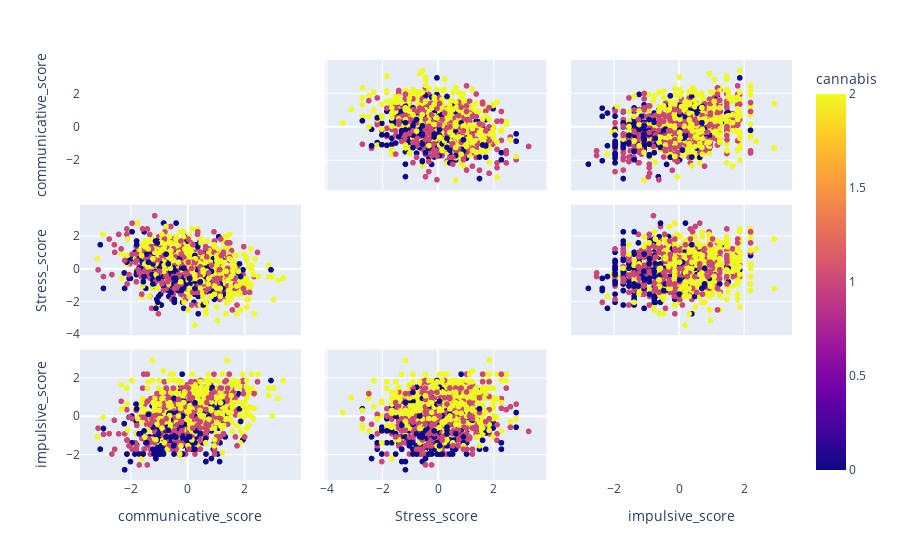

Here is the notebook cell this chart was saved with:
### Markdown cell above
# A VOIR Si je garde

### Code cell
features = ['communicative_score','Stress_score','impulsive_score']
X_train['cannabis'] = Y_train['cannabis']

fig = px.scatter_matrix(
    X_train,
    dimensions= features,
    color = 'cannabis'
)
fig.update_traces(diagonal_visible=False)
fig.show()

### Figure 1 — Plotly figure (JSON) as saved in the notebook; plotly's stock layout.template omitted (floating-point values rounded to 4 significant figures; data arrays with more than 128 entries replaced by an {"elided": "..."} marker saying what was removed)
{"data": [{"diagonal": {"visible": false}, "dimensions": [{"axis": {"matches": true}, "label": "communicative_score", "values": {"elided": "1308 float values"}}, {"axis": {"matches": true}, "label": "Stress_score", "values": {"elided": "1308 float values"}}, {"axis": {"matches": true}, "label": "impulsive_score", "values": {"elided": "1308 float values"}}], "hovertemplate": "%{xaxis.title.text}=%{x}<br>%{yaxis.title.text}=%{y}<br>cannabis=%{marker.color}<extra></extra>", "legendgroup": "", "marker": {"color": {"elided": "1308 int values"}, "coloraxis": "coloraxis", "symbol": "circle"}, "name": "", "showlegend": false, "type": "splom"}], "layout": {"coloraxis": {"colorbar": {"title": {"text": "cannabis"}}, "colorscale": [[0, "#0d0887"], [0.1111, "#46039f"], [0.2222, "#7201a8"], [0.3333, "#9c179e"], [0.4444, "#bd3786"], [0.5556, "#d8576b"], [0.6667, "#ed7953"], [0.7778, "#fb9f3a"], [0.8889, "#fdca26"], [1, "#f0f921"]]}, "dragmode": "select", "legend": {"tracegroupgap": 0}, "margin": {"t": 60}}}
